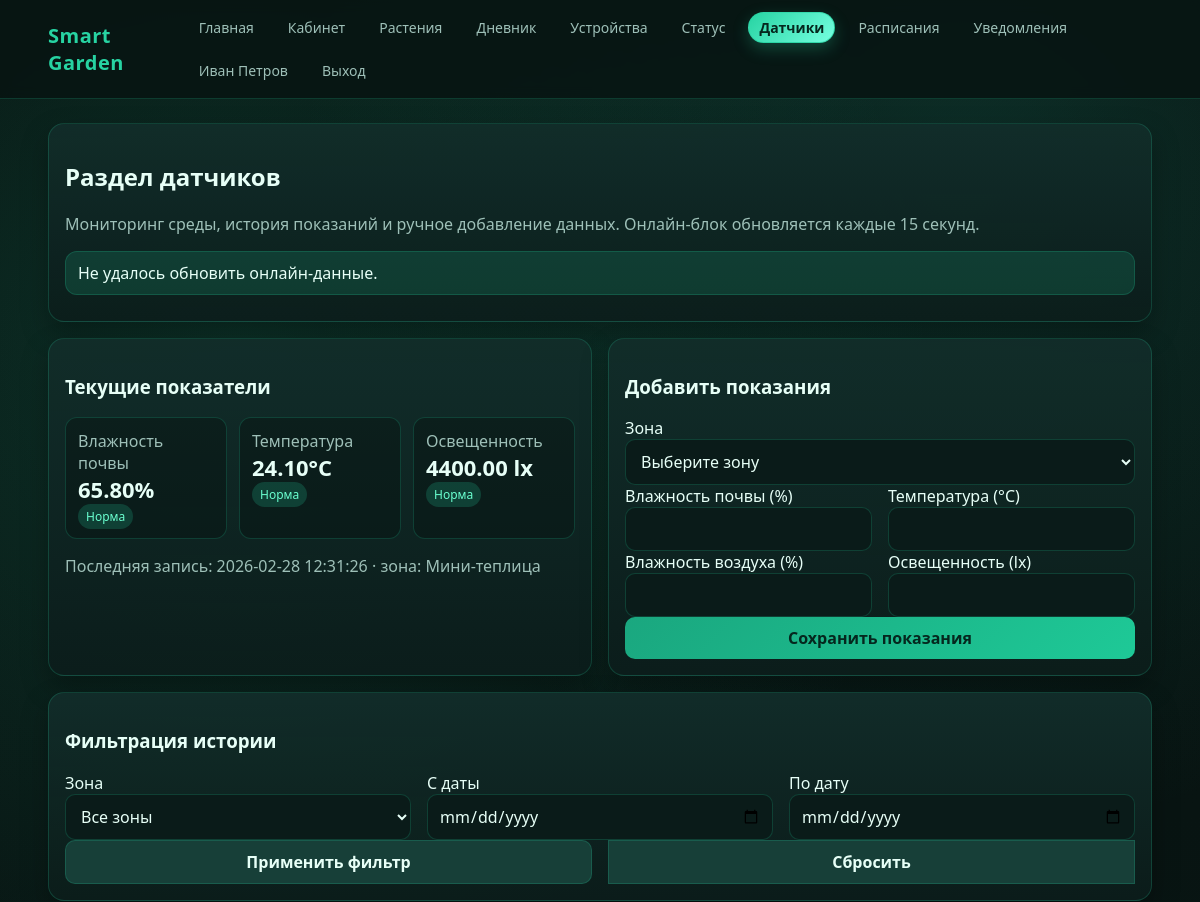
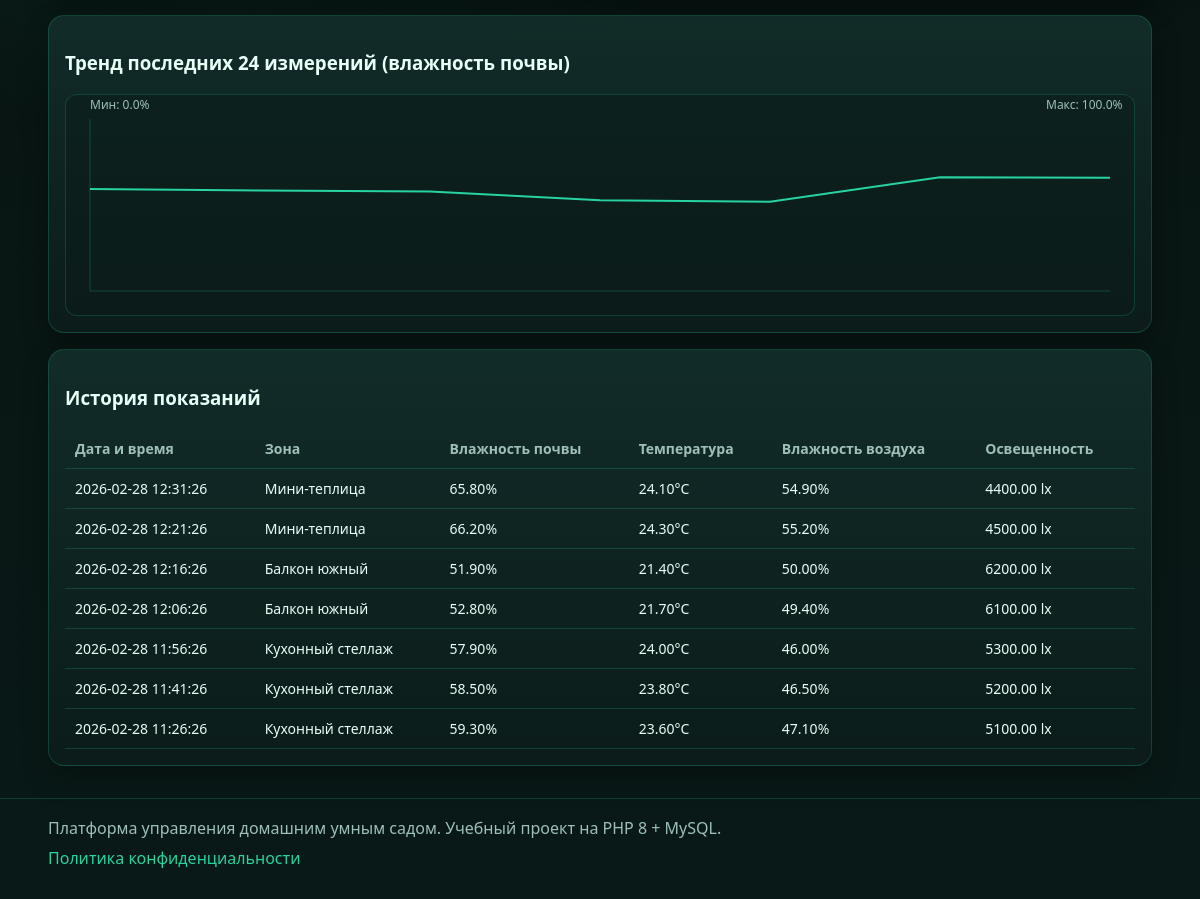
The app's page /?route=sensors (signed in) with its own data (2 pictures, top to bottom).
### tables this page shows
CREATE TABLE sensor_readings (
  id BIGINT UNSIGNED AUTO_INCREMENT PRIMARY KEY,
  user_id INT UNSIGNED NOT NULL,
  zone_id INT UNSIGNED NULL,
  soil_humidity DECIMAL(5,2) NOT NULL,
  temperature DECIMAL(5,2) NOT NULL,
  air_humidity DECIMAL(5,2) NOT NULL,
  light_level DECIMAL(8,2) NOT NULL,
  reading_time DATETIME NOT NULL,
  INDEX idx_sensor_user_time (user_id, reading_time),
  FOREIGN KEY (user_id) REFERENCES users(id) ON DELETE CASCADE,
  FOREIGN KEY (zone_id) REFERENCES zones(id) ON DELETE SET NULL
);

CREATE TABLE zones (
  id INT UNSIGNED AUTO_INCREMENT PRIMARY KEY,
  user_id INT UNSIGNED NOT NULL,
  name VARCHAR(120) NOT NULL,
  zone_type VARCHAR(80) NOT NULL,
  description TEXT NULL,
  created_at DATETIME NOT NULL,
  INDEX idx_zones_user (user_id),
  FOREIGN KEY (user_id) REFERENCES users(id) ON DELETE CASCADE
);

### app/helpers/View.php (called while the page is built, shortened)
<?php
class View
{
    public static function render(string $view, array $data = []): void
    {
        $viewPath = dirname(__DIR__, 2) . '/app/views/' . $view . '.php';
        extract($data, EXTR_SKIP);
        require dirname(__DIR__, 2) . '/app/views/layouts/header.php';
        require $viewPath;
        require dirname(__DIR__, 2) . '/app/views/layouts/footer.php';
    }
}

### app/Controllers/BaseController.php (called while the page is built, shortened)
<?php
class BaseController
{
    protected array $config;
    public function __construct(array $config)
    {
        $this->config = $config;
        $this->db = Database::connection($config);
    }
    protected function render(string $view, array $data = []): void
    {
        $defaults = [
            'appName' => $this->config['app']['name'],
            'currentUser' => Auth::user(),
            'csrfToken' => Csrf::token($this->config['security']['csrf_key']),
            'pageTitle' => $this->config['app']['name'],
            'metaDescription' => 'Платформа управления умным садом и дневник роста растений.',
        ];
        View::render($view, array_merge($defaults, $data));
    }
}

### app/Controllers/SensorsController.php (called while the page is built, shortened)
<?php
class SensorsController extends BaseController
{
    public function index(): void
    {
        $uid = (int) $_SESSION['user']['id'];
        $zoneId = (int) ($_GET['zone_id'] ?? 0);
        $dateFrom = trim((string) ($_GET['date_from'] ?? ''));
        $dateTo = trim((string) ($_GET['date_to'] ?? ''));
        $page = max(1, (int) ($_GET['page'] ?? 1));
        $perPage = 20;
        $offset = ($page - 1) * $perPage;
        $where = ' WHERE s.user_id = :uid ';
        $params = ['uid' => $uid];
        $count = $this->db->prepare('SELECT COUNT(*) FROM sensor_readings s ' . $where);
        $count->execute($params);
        $total = (int) $count->fetchColumn();
        $stmt = $this->db->prepare(
            'SELECT s.id, s.zone_id, s.reading_time, s.soil_humidity, s.temperature, s.air_humidity, s.light_level, z.name AS zone_name
             FROM sensor_readings s
             LEFT JOIN zones z ON z.id = s.zone_id
             ' . $where . '
             ORDER BY s.reading_time DESC
             LIMIT :limit OFFSET :offset'
        );
        foreach ($params as $k => $v) {
            $stmt->bindValue(':' . $k, $v, is_int($v) ? \PDO::PARAM_INT : \PDO::PARAM_STR);
        }
        $stmt->bindValue(':limit', $perPage, \PDO::PARAM_INT);
        $stmt->bindValue(':offset', $offset, \PDO::PARAM_INT);
        $stmt->execute();
        $readings = $stmt->fetchAll();
        $zonesStmt = $this->db->prepare('SELECT id, name FROM zones WHERE user_id = :uid ORDER BY name ASC');
        $zonesStmt->execute(['uid' => $uid]);
        $zones = $zonesStmt->fetchAll();
        $latestStmt = $this->db->prepare(
            'SELECT s.soil_humidity, s.temperature, s.air_humidity, s.light_level, s.reading_time, z.name AS zone_name
             FROM sensor_readings s
             LEFT JOIN zones z ON z.id = s.zone_id
             WHERE s.user_id = :uid
             ORDER BY s.reading_time DESC
             LIMIT 1'
        );
        $latestStmt->execute(['uid' => $uid]);
        $latest = $latestStmt->fetch();
        $trendStmt = $this->db->prepare(
            'SELECT reading_time, soil_humidity, temperature, air_humidity, light_level
             FROM sensor_readings
             WHERE user_id = :uid
             ORDER BY reading_time DESC
             LIMIT 24'
        );
        $trendStmt->execute(['uid' => $uid]);
        $trend = array_reverse($trendStmt->fetchAll());
        $this->render('sensors/index', [
            'pageTitle' => 'Раздел датчиков',
            'readings' => $readings,
            'zones' => $zones,
            'latest' => $latest ?: null,
            'trend' => $trend,
            'statuses' => $this->buildStatuses($latest ?: []),
            'page' => $page,
            'pages' => max(1, (int) ceil($total / $perPage)),
            'filters' => [
                'zone_id' => $zoneId,
                'date_from' => $dateFrom,
                'date_to' => $dateTo,
            ],
        ]);
    }
    private function buildStatuses(array $latest): array
    {
        return [
            'soil' => $this->statusByRange((float) $latest['soil_humidity'], 45, 75),
            'temperature' => $this->statusByRange((float) $latest['temperature'], 18, 30),
            'air' => $this->statusByRange((float) $latest['air_humidity'], 35, 70),
            'light' => $this->statusByRange((float) $latest['light_level'], 2500, 11000),
        ];
    }
    private function statusByRange(float $value, float $min, float $max): string
    {
        return 'ok';
    }
}

### public/index.php (called while the page is built, shortened)
<?php
$root = dirname(__DIR__);
$config = require $root . '/config/config.php';
spl_autoload_register(function (string $class) use ($root): void {
    $prefix = 'App\\';
    $path = $root . '/app/' . str_replace('\\', '/', substr($class, strlen($prefix))) . '.php';
});
require_once $root . '/app/helpers/functions.php';
$routes = require $root . '/routes/web.php';
$router = new App\Helpers\Router($config, $routes);
$router->dispatch();

### app/helpers/Database.php (called while the page is built, shortened)
<?php
class Database
{
    private static ?PDO $pdo = null;
    public static function connection(array $config): PDO
    {
        $db = $config['db'];
        $dsn = sprintf(
            'mysql:host=%s;port=%s;dbname=%s;charset=%s',
            $db['host'],
            $db['port'],
            $db['name'],
            $db['charset']
        );
        try {
            self::$pdo = new PDO($dsn, $db['user'], $db['pass'], [
                PDO::ATTR_ERRMODE => PDO::ERRMODE_EXCEPTION,
                PDO::ATTR_DEFAULT_FETCH_MODE => PDO::FETCH_ASSOC,
                PDO::ATTR_EMULATE_PREPARES => false,
            ]);
        } catch (PDOException $e) {
            throw new PDOException('Ошибка подключения к БД: ' . $e->getMessage(), (int) $e->getCode(), $e);
        }
        return self::$pdo;
    }
}

### app/helpers/functions.php (called while the page is built)
<?php
function e(?string $value): string
{
    return htmlspecialchars((string) $value, ENT_QUOTES | ENT_SUBSTITUTE, 'UTF-8');
}

### app/views/sensors/index.php (the view, shortened to what this page needs)
<div class="grid">
  <section class="card span-12">
    <h2>Раздел датчиков</h2>
    <p class="muted">Мониторинг среды, история показаний и ручное добавление данных. Онлайн-блок обновляется каждые 15 секунд.</p>
    <div data-sensors-live class="flash flash-success">Загрузка онлайн-данных...</div>
  </section>
  <section class="card span-6">
    <h3>Текущие показатели</h3>
    <?php if (!empty($latest)): ?>
      <div class="kpi">
        <div class="item">
          <div class="muted">Влажность почвы</div>
          <div class="val" data-live-soil><?= e((string) $latest['soil_humidity']) ?>%</div>
          <?php $soilStatus = $statuses['soil'] ?? 'ok'; ?>
          <span data-live-soil-status class="status <?= $soilStatus === 'ok' ? 'status-ok' : ($soilStatus === 'low' ? 'status-warn' : 'status-danger') ?>">
            <?= $soilStatus === 'ok' ? 'Норма' : ($soilStatus === 'low' ? 'Низкая' : 'Высокая') ?>
          </span>
        </div>
        <div class="item">
          <div class="muted">Температура</div>
          <div class="val" data-live-temp><?= e((string) $latest['temperature']) ?>°C</div>
          <?php $tempStatus = $statuses['temperature'] ?? 'ok'; ?>
          <span data-live-temp-status class="status <?= $tempStatus === 'ok' ? 'status-ok' : ($tempStatus === 'low' ? 'status-warn' : 'status-danger') ?>">
            <?= $tempStatus === 'ok' ? 'Норма' : ($tempStatus === 'low' ? 'Низкая' : 'Высокая') ?>
          </span>
        </div>
        <div class="item">
          <div class="muted">Освещенность</div>
          <div class="val" data-live-light><?= e((string) $latest['light_level']) ?> lx</div>
          <?php $lightStatus = $statuses['light'] ?? 'ok'; ?>
          <span data-live-light-status class="status <?= $lightStatus === 'ok' ? 'status-ok' : ($lightStatus === 'low' ? 'status-warn' : 'status-danger') ?>">
            <?= $lightStatus === 'ok' ? 'Норма' : ($lightStatus === 'low' ? 'Низкая' : 'Высокая') ?>
          </span>
        </div>
      </div>
      <p class="muted">Последняя запись: <?= e((string) $latest['reading_time']) ?> · зона: <?= e((string) ($latest['zone_name'] ?? '—')) ?></p>
    <?php else: ?>
      <p class="muted">Показаний пока нет. Добавьте первое значение.</p>
    <?php endif; ?>
  </section>
  <section class="card span-6">
    <h3>Добавить показания</h3>
    <?php if (empty($zones)): ?>
      <p class="muted">Сначала создайте зону, чтобы привязывать показания датчиков.</p>
      <p><a class="btn btn-secondary" href="/?route=plants">Перейти в раздел «Растения»</a></p>
    <?php else: ?>
      <form method="post" action="/?route=sensors/add">
        <label>Зона</label>
        <select name="zone_id" required>
          <option value="">Выберите зону</option>
        </select>
        <div class="cols-2">
          <div><label>Влажность почвы (%)</label><input type="number" name="soil_humidity" min="0" max="100" step="0.1" required></div>
          <div><label>Температура (°C)</label><input type="number" name="temperature" min="-20" max="70" step="0.1" required></div>
        </div>
        <div class="cols-2">
          <div><label>Влажность воздуха (%)</label><input type="number" name="air_humidity" min="0" max="100" step="0.1" required></div>
          <div><label>Освещенность (lx)</label><input type="number" name="light_level" min="0" max="200000" step="1" required></div>
        </div>
        <button type="submit">Сохранить показания</button>
      </form>
    <?php endif; ?>
  </section>
  <section class="card span-12">
    <h3>Фильтрация истории</h3>
    <form method="get" action="/">
      <div class="cols-3">
        <div>
          <label>Зона</label>
          <select name="zone_id">
            <option value="0">Все зоны</option>
          </select>
        </div>
        <div><label>С даты</label><input type="date" name="date_from" value="<?= e((string) ($filters['date_from'] ?? '')) ?>"></div>
        <div><label>По дату</label><input type="date" name="date_to" value="<?= e((string) ($filters['date_to'] ?? '')) ?>"></div>
      </div>
      <div class="cols-2">
        <button type="submit" class="btn-secondary">Применить фильтр</button>
        <a class="btn btn-secondary" href="/?route=sensors">Сбросить</a>
      </div>
    </form>
  </section>
  <section class="card span-12">
    <h3>Тренд последних 24 измерений (влажность почвы)</h3>
    <canvas id="soilTrendChart" height="110" style="width:100%; display:block; background: rgba(10,27,25,0.5); border:1px solid var(--line); border-radius:12px;"></canvas>
  </section>
  <section class="card span-12">
    <h3>История показаний</h3>
    <div class="table-wrap">
      <table>
        <thead>
          <tr>
            <th>Дата и время</th>
            <th>Зона</th>
            <th>Влажность почвы</th>
            <th>Температура</th>
            <th>Влажность воздуха</th>
            <th>Освещенность</th>
          </tr>
        </thead>
        <tbody>
          <?php if (empty($readings)): ?>
            <tr>
              <td colspan="6" class="muted">История показаний по выбранным фильтрам пуста.</td>
            </tr>
          <?php else: ?>
            <?php foreach ($readings as $r): ?>
              <tr>
                <td><?= e((string) $r['reading_time']) ?></td>
                <td><?= e((string) ($r['zone_name'] ?? '—')) ?></td>
                <td><?= e((string) $r['soil_humidity']) ?>%</td>
                <td><?= e((string) $r['temperature']) ?>°C</td>
                <td><?= e((string) $r['air_humidity']) ?>%</td>
                <td><?= e((string) $r['light_level']) ?> lx</td>
              </tr>
            <?php endforeach; ?>
          <?php endif; ?>
        </tbody>
      </table>
    </div>
  </section>
</div>
<script>
  (function () {
    const dataNode = document.getElementById('soilTrendData');
    const canvas = document.getElementById('soilTrendChart');
    if (!dataNode || !canvas) return;
    const data = JSON.parse(dataNode.textContent || '[]');
    if (!Array.isArray(data) || data.length === 0) return;
    const ctx = canvas.getContext('2d');
    const width = canvas.width = canvas.clientWidth;
    const height = canvas.height = 220;
    const padding = 24;
    const values = data.map((x) => Number(x.soil_humidity || 0));
    const min = Math.min(...values, 0);
    const max = Math.max(...values, 100);
    const range = max - min || 1;
    ctx.clearRect(0, 0, width, height);
    ctx.strokeStyle = 'rgba(39,211,162,0.25)';
    ctx.lineWidth = 1;
    ctx.beginPath();
    ctx.moveTo(padding, padding);
    ctx.lineTo(padding, height - padding);
    ctx.lineTo(width - padding, height - padding);
    ctx.stroke();
    ctx.strokeStyle = '#27d3a2';
    ctx.lineWidth = 2;
    ctx.beginPath();
    values.forEach((v, i) => {
      const x = padding + (i / Math.max(values.length - 1, 1)) * (width - padding * 2);
      const y = height - padding - ((v - min) / range) * (height - padding * 2);
      if (i === 0) ctx.moveTo(x, y);
      else ctx.lineTo(x, y);
    });
    ctx.stroke();
    ctx.fillStyle = '#9ec0b8';
    ctx.font = '12px Segoe UI';
    ctx.fillText(`Мин: ${min.toFixed(1)}%`, padding, 14);
    ctx.fillText(`Макс: ${max.toFixed(1)}%`, width - 88, 14);
  })();
</script>

### app/helpers/Router.php (shortened to what this page needs)
<?php
class Router
{
    private array $config;
    private array $routes;
    public function __construct(array $config, array $routes)
    {
        $this->config = $config;
        $this->routes = $routes;
    }
    public function dispatch(): void
    {
        $method = strtoupper($_SERVER['REQUEST_METHOD'] ?? 'GET');
        $route = trim((string) ($_GET['route'] ?? ''), '/');
        foreach ($this->routes as $item) {
            if ($method !== $item['method'] || $route !== $item['path']) {
                continue;
            }
            [$class, $action] = $item['handler'];
            $controller = new $class($this->config);
            $controller->{$action}();
            return;
        }
    }
}

### records on screen
sensor_readings: soil_humidity "65.80", temperature "24.10", light_level "4400.00", reading_time "2026-02-28 12:31:26", zone.name "Мини-теплица", air_humidity "54.90"
sensor_readings: reading_time "2026-02-28 12:21:26", zone.name "Мини-теплица", soil_humidity "66.20", temperature "24.30", air_humidity "55.20", light_level "4500.00"
sensor_readings: reading_time "2026-02-28 12:16:26", zone.name "Балкон южный", soil_humidity "51.90", temperature "21.40", air_humidity "50.00", light_level "6200.00"
sensor_readings: reading_time "2026-02-28 12:06:26", zone.name "Балкон южный", soil_humidity "52.80", temperature "21.70", air_humidity "49.40", light_level "6100.00"
sensor_readings: reading_time "2026-02-28 11:56:26", zone.name "Кухонный стеллаж", soil_humidity "57.90", temperature "24.00", air_humidity "46.00", light_level "5300.00"
sensor_readings: reading_time "2026-02-28 11:41:26", zone.name "Кухонный стеллаж", soil_humidity "58.50", temperature "23.80", air_humidity "46.50", light_level "5200.00"
sensor_readings: reading_time "2026-02-28 11:26:26", zone.name "Кухонный стеллаж", soil_humidity "59.30", temperature "23.60", air_humidity "47.10", light_level "5100.00"
